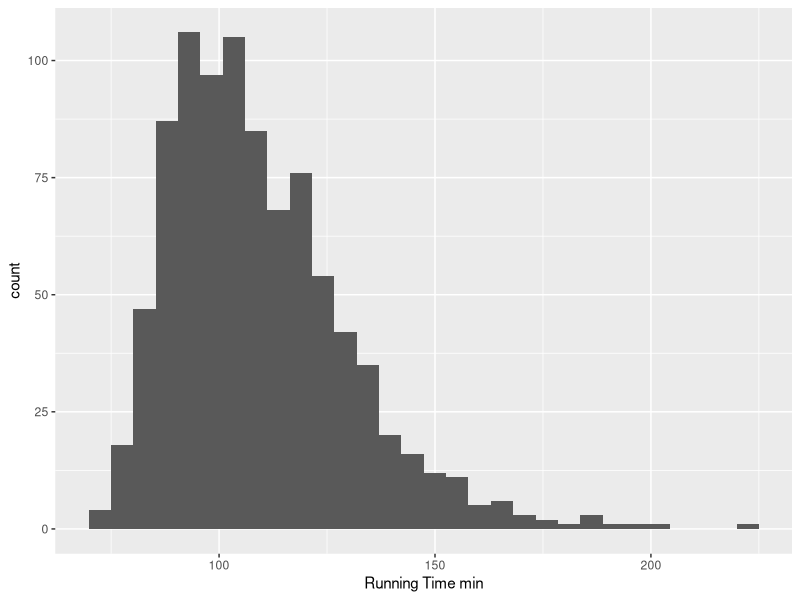
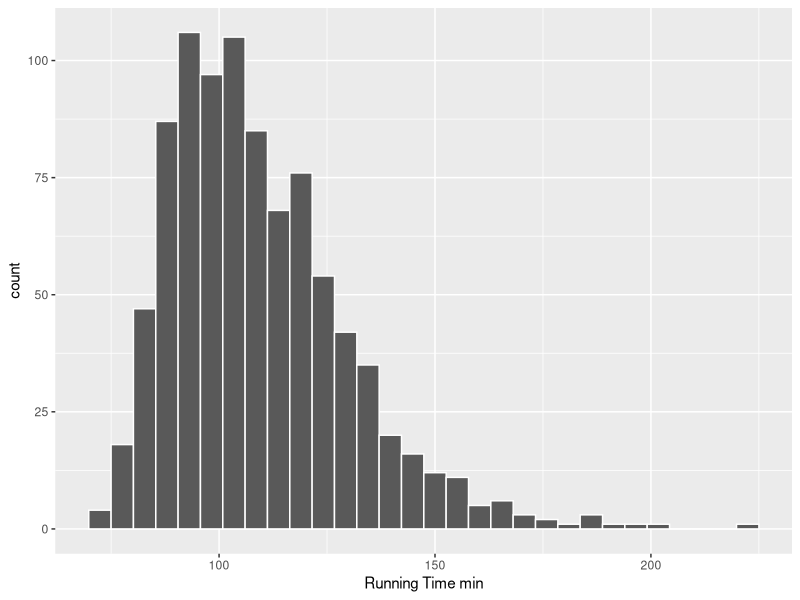
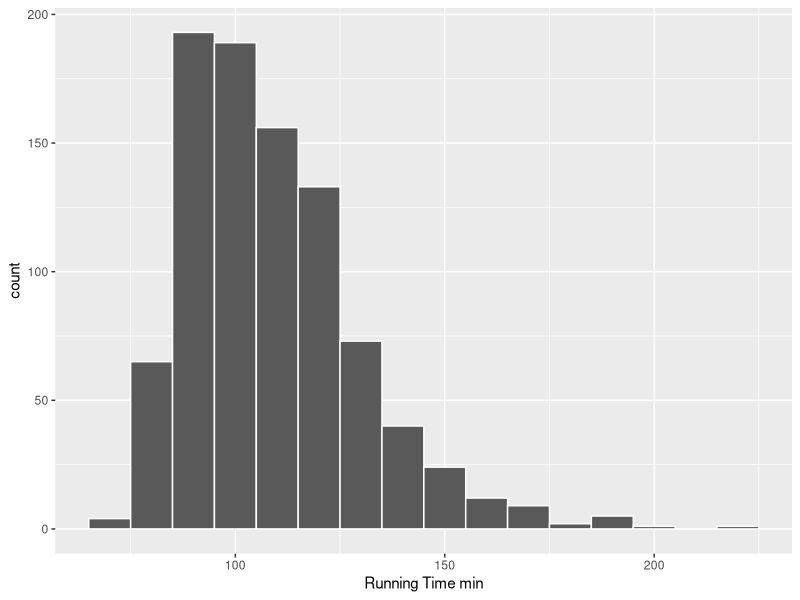
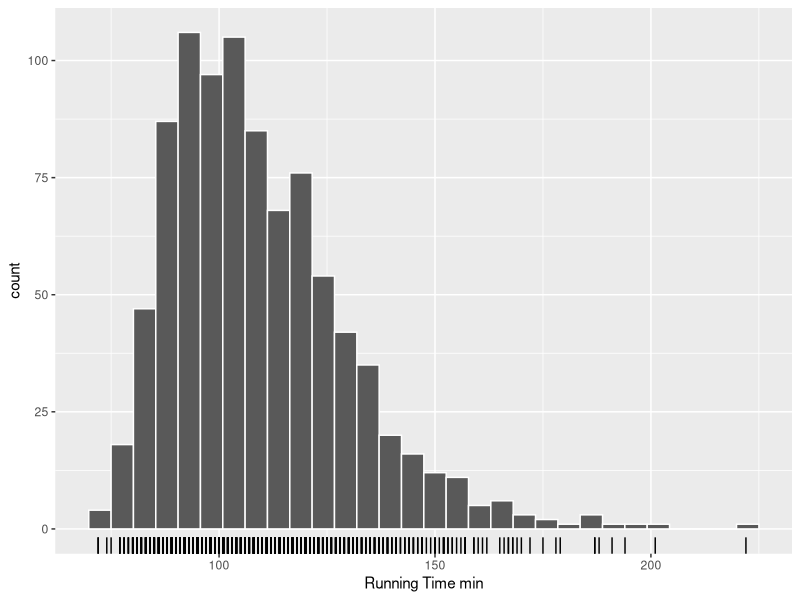
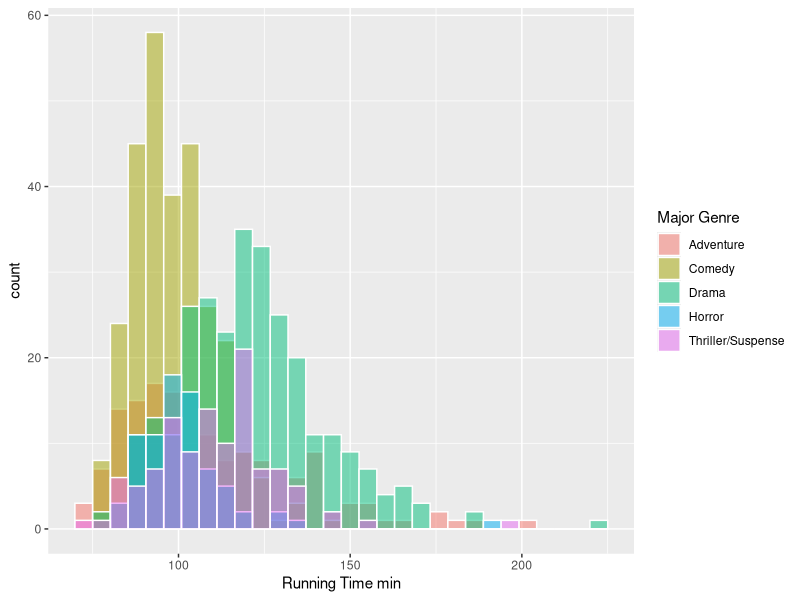
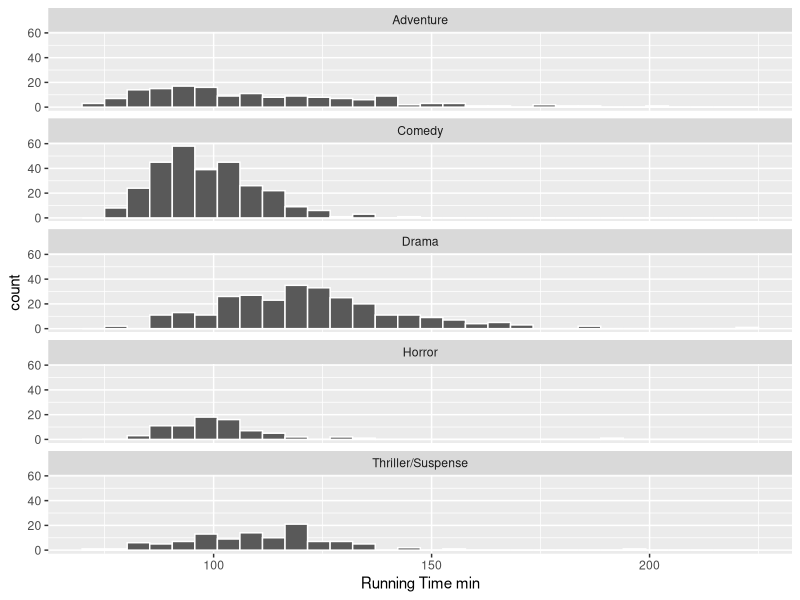

The R script that drew these images, in order:
## ---- chunk 1
#| label: runtime-histogram-gg
#| slide-show: both
#| message: false
library(ggplot2)

movies <- readr::read_csv('data/movies.csv', show_col_types = FALSE)
ggplot(movies, aes(x = `Running Time min`)) +
    geom_bar(stat = 'bin')
## ---- chunk 2
#| label: runtime-histogram-color-gg
#| slide-show: code
#| slide-title: Histograms
#| slide-output-fragment: true
ggplot(movies, aes(x = `Running Time min`)) +
    geom_histogram(color = 'white')
## ---- chunk 3
#| label: runtime-histogram-bins-gg
#| slide-show: both
#| message: false
ggplot(movies, aes(x = `Running Time min`)) +
    geom_histogram(binwidth = 10, color = 'white')
## ---- chunk 4
#| label: runtime-histogram-rug-gg
#| slide-show: both
ggplot(movies, aes(x = `Running Time min`)) +
    geom_histogram(color = 'white') +
    geom_rug()
## ---- chunk 5
#| label: genre-histograms-overlaid-gg
#| slide-show: both
#| slide-title: Overlapping histograms
ggplot(movies, aes(x = `Running Time min`, fill = `Major Genre`)) +
    geom_histogram(color = 'white', position = 'identity', alpha = 0.5)
## ---- chunk 6
#| label: genre-histograms-faceted-gg
#| slide-show: both
#| slide-title: Align distributions with facets — ggplot
#| fig-height: 6
ggplot(movies, aes(x = `Running Time min`)) +
    geom_histogram(color = 'white') +
    facet_wrap(vars(`Major Genre`), ncol = 1)
